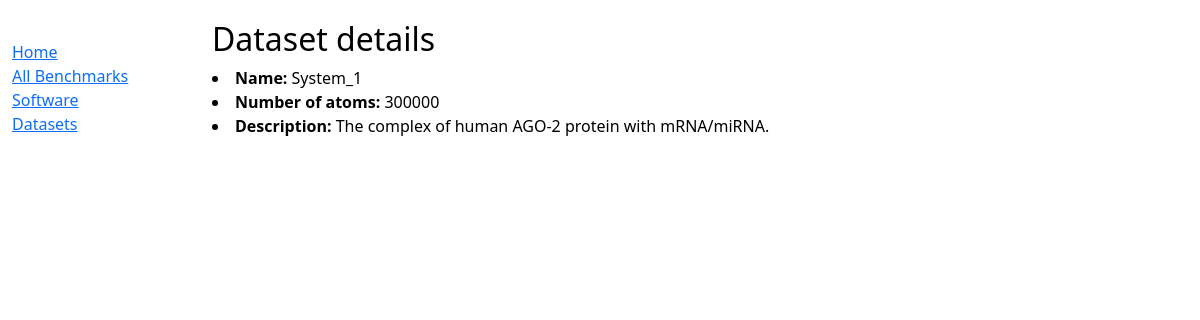
The app's page /mdbench/dataset/1, older data.
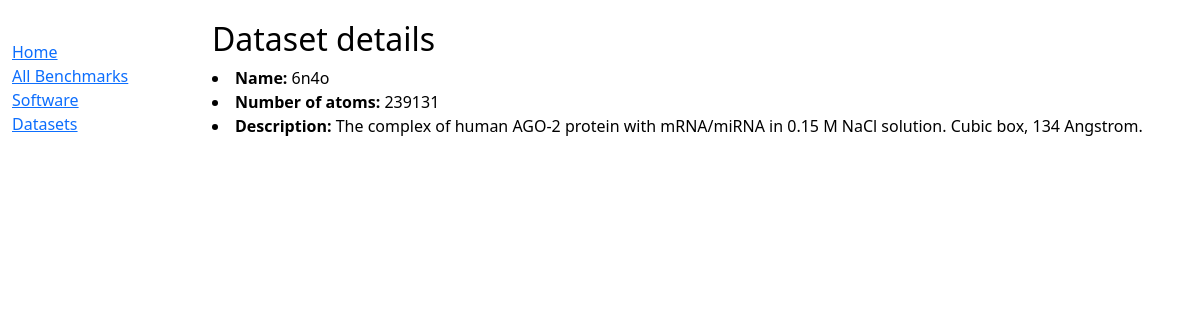
The same page, newer data.
### mdbench/models.py (models this page shows, shortened)
class Benchmark(models.Model):
    class Meta:
        verbose_name_plural = "1. Test Systems"
    name = models.CharField(max_length=100, help_text='Enter a benchmark name')
    natoms = models.IntegerField()
    description = models.TextField()

### mdbench/views.py (the view)
# urls.py: path('dataset/<int:pk>', views.DatasetDetailView.as_view(), name='dataset-detail'),
class DatasetDetailView(generic.DetailView):
    model = Benchmark

### mdbench/templates/mdbench/benchmark_detail.html
{% extends "base_generic.html" %}
{% block content %}
<h2>Dataset details</h2>
<ul>
  <li><strong>Name:</strong> {{ benchmark.name}}</li>
  <li><strong>Number of atoms:</strong> {{ benchmark.natoms}}</li>
  <li><strong>Description:</strong> {{ benchmark.description }}</li>
</ul>
{% endblock %}

Row changes from the older to the newer data that the page shows:
changed Benchmark: name "System_1" → "6n4o"; natoms "300000" → "239131"; description "The complex of human AGO-2 protein with mRNA/miRNA." → "The complex of human AGO-2 protein with mRNA/miRNA in 0.15 M NaCl solution. Cubic box, 134 Angstrom."
